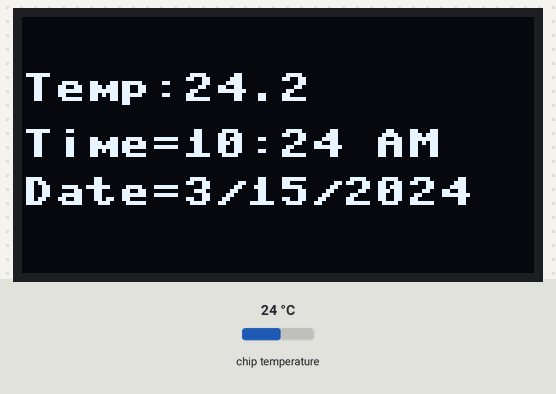
The program below on a simulated Raspberry Pi Pico running MicroPython. Shown: 128×64 one-colour display. Inputs (shaded band) come from the test bench; at power-on: chip temperature 24 °C. The clock reads 2024-03-15 10:24:30 at power-on unless the program sets it; library files of the repository ran but are not shown: ssd1306.py, ds1302.py; what the program prints to the serial console is not drawn.

Above: at 2.6 s.
2.7 s: chip temperature set to 1 °C
At 6.5 s:
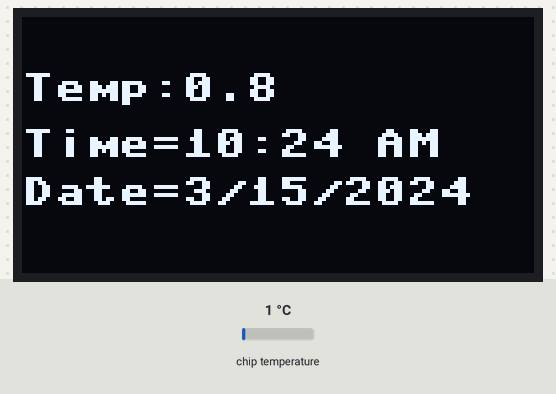
7.6 s: chip temperature set to 11 °C
At 10.6 s:
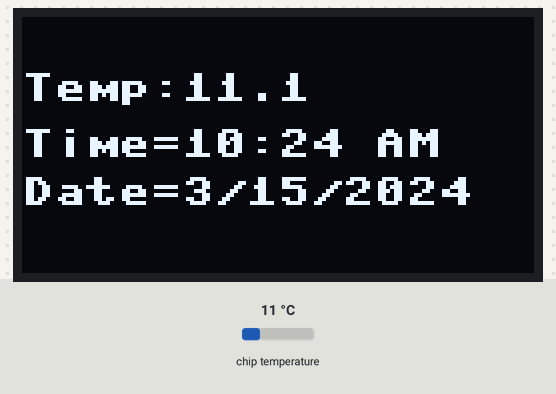
11.6 s: chip temperature set to 22 °C
At 14.6 s:
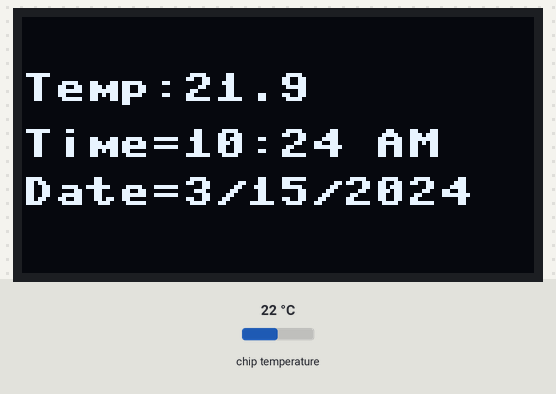
Timing chart, 0 to 16.1 s (numbered marks = the images above; inputs shaded):
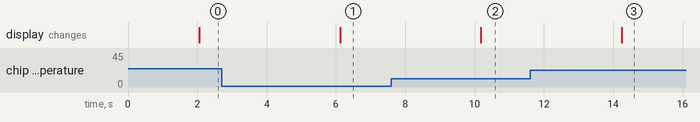

Measured:
- after the input at 2.7 s, the display: changes after 3.4 s (image 1)
- after the input at 7.6 s, the display: changes after 2.6 s (image 2)
- after the input at 11.6 s, the display: changes after 2.6 s (image 3)

The program:

main.py
```python
from machine import Pin, I2C
from ssd1306 import SSD1306_I2C
import framebuf
import ds1302
import time
import datetime

WIDTH = 128
HEIGHT = 64

i2c = I2C(0, scl = Pin(17), sda = Pin(16), freq=400000)
ds = ds1302.DS1302(Pin(0),Pin(1),Pin(2))
# Set the date and time on the RTC
# ds.year(2025)  # Set the year to 2085
# ds.month(4)    # Set the month to January
# ds.day(12)     # Set the day to 17th
# ds.hour(00)    # Set the hour to midnight (00)
# ds.minute(00)  # Set the minute to 17
# ds.second(00)  # Set the second to 30

display = SSD1306_I2C(128, 64, i2c)

#display.invert(1)
display.contrast(100)

def read_temp():
     sensor_temp = machine.ADC(4)
     conversion_factor = 3.3 / (65535)
     reading = sensor_temp.read_u16() * conversion_factor
     temperature = 27 - (reading - 0.706)/0.001721
     formatted_temperature = "{:.1f}".format(temperature)
     string_temperature = str("Temp:" + formatted_temperature)
     print(string_temperature)
     time.sleep(2)
     return string_temperature

def convert_time(time_string):
    hours, minutes = map(int, time_string.split(":"))
    meridian = "AM"
    if hours > 12:
        hours -= 12
        meridian = "PM"
    elif hours == 12:
        meridian = "PM"
    elif hours == 0:
        hours = 12
    return f"{hours:02}:{minutes:02} {meridian}"

while True:
      temperature = read_temp()
      display.text(temperature,0,14)
      t = str(ds.hour()) + ":" + str(ds.minute())
      display.text("Time="+convert_time(t),0,28)
      display.text("Date={}/{}/{}" .format(ds.month(), ds.day(),ds.year()),0,40)
      display.show()
      display.fill(0)
```
